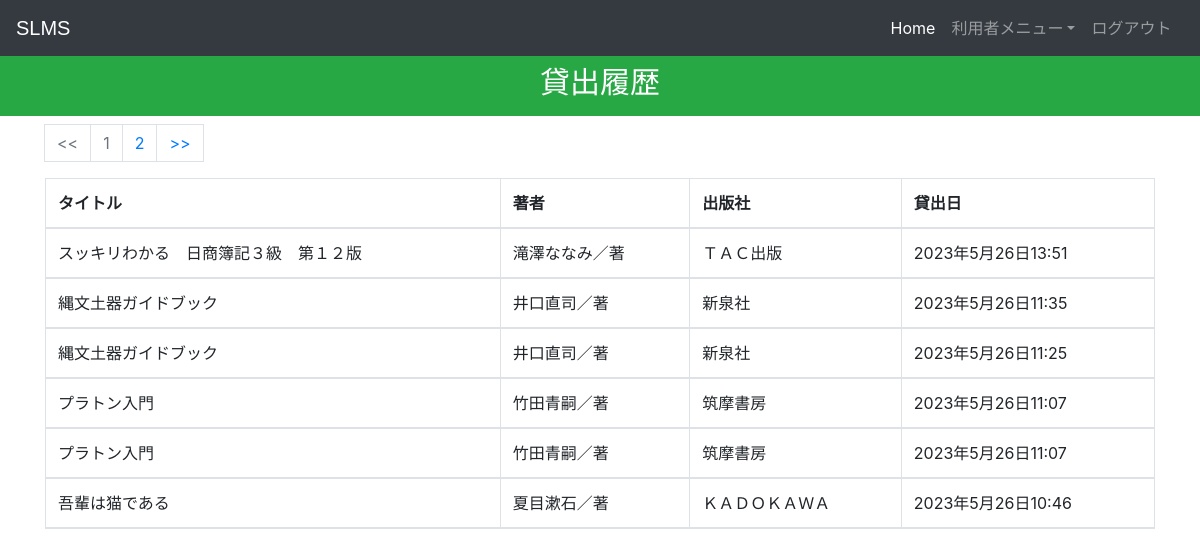
Screenshot of /bookhistory (signed in) with the database file from the repository.
### books/models.py (models this page shows, shortened)
class BookHistory(models.Model):
    user = models.ForeignKey(User, on_delete=models.CASCADE)
    book = models.ForeignKey(Book, on_delete=models.CASCADE)
    created_at = models.DateTimeField(auto_now_add=True)

class Book(models.Model):
    catchoice = [
        ('総記', '総記'),
        ('哲学', '哲学'),
        ('歴史', '歴史'),
        ('社会科学', '社会科学'),
        ('自然科学', '自然科学'),
        ('技術・工学', '技術・工学'),
        ('産業', '産業'),
        ('芸術・美術', '芸術・美術'),
        ('言語', '言語'),
        ('文学','文学')
        ]
    isbn=models.PositiveIntegerField()
    name=models.CharField(max_length=30)
    author=models.CharField(max_length=40)
    category=models.CharField(max_length=30,choices=catchoice,default='総記')
    publisher=models.CharField(max_length=60)
    publisheddate=models.DateField()
    image=models.ImageField(upload_to='image/')
    version=models.CharField(max_length=30)
    place=models.CharField(max_length=40)

### books/views.py (the view)
# urls.py: path('bookhistory', views.bookhistory, name='bookhistory'),
@login_required(login_url='studentlogin')
def bookhistory(request):
    user = request.user.id
    historybook=models.BookHistory.objects.filter(user=user).order_by('-id')
    pagenator = Paginator(historybook, 6)
    page = request.GET.get('page', 1)
    try:
        pages = pagenator.page(page)
    except PageNotAnInteger:
        pages = pagenator.page(1)
    except EmptyPage:
        pages = pagenator.page(1)
    return render(request, 'books/bookhistory.html', {'pages':pages})

### templates/books/bookhistory.html (shortened to what this page needs)
<!DOCTYPE html>
<html lang="ja" dir="ltr">
  <head>
  </head>
  <body>
  {% include "books/navbarstudent.html" %}<br><br>
  <h3 class="p-3 mb-2 bg-success text-white" style = 'font-size: 30px;text-align:center;'>貸出履歴</h3>
  <div class="container">
    <table class="table table-hover table-condensed table-striped table-bordered">
      <thead>
      <tr>
      <th>タイトル</th>
      <th>著者</th>
      <th>出版社</th>
      <th>貸出日</th>
      </tr>
      {% for i in pages %}
      <tr>
        <td>{{ i.book.name }}</td>
        <td>{{ i.book.author }}</td>
        <td>{{ i.book.publisher }}</td>
        <td>{{ i.created_at }}</td>
      </tr>
      {% endfor %}
      {% if pages.has_other_pages %}
         <nav aria-label="Page navigation example">
             <ul class="pagination">
              {% if pages.has_previous %}
                 <li><a class="page-link text-primary d-inline-block" href="?page={{ pages.previous_page_number }}"><<</a></li>
              {% else %}
                 <li class="disabled"><div class="page-link text-secondary d-inline-block disabled" href="#"><<</div> </li>
              {% endif %}
              {% for page_num in pages.paginator.page_range %}
                      {% if page_num %}
                         {% if page_num == pages.number %}
                            <li class="disabled"><div class="page-link text-secondary d-inline-block disabled" href="#">{{ page_num }}</div></li>
                         {% else %}
                            <li><a class="page-link text-primary d-inline-block" href="?page={{ page_num }}">{{ page_num }}</a></li>
                         {% endif %}
                      {% else %}
                         <li class="disabled"><a class="page-link text-secondary d-inline-block text-muted" href="#">・・・</a></li>
                      {% endif %}
              {% endfor %}
              {% if pages.has_next %}
                 <li><a class="page-link text-primary d-inline-block" href="?page={{ pages.next_page_number }}">>></a></li>
              {% else %}
                 <li class="disabled"><div class="page-link text-secondary d-inline-block disabled" href="#">>></div></li>
              {% endif %}
             </ul>
         </nav>
        {% endif %}
      </thead>
    </table>
  </div>
  {% include "books/footer.html" %}
</body>
</html>

### templates/books/navbarstudent.html (shortened to what this page needs)
<!DOCTYPE html>
{% load static %}
<html lang="ja">
<head>
<link rel="stylesheet" href="https://stackpath.bootstrapcdn.com/bootstrap/4.3.1/css/bootstrap.min.css">
<link rel="stylesheet" href="https://maxcdn.bootstrapcdn.com/font-awesome/4.7.0/css/font-awesome.min.css">
</head>
<body>
<div class="bs-example">
    <nav class="navbar navbar-expand-md bg-dark navbar-dark fixed-top">
        <a href="/" class="navbar-brand">SLMS</a>
        <div class="collapse navbar-collapse justify-content-between" id="navbarCollapse">
            <div class="navbar-nav">
                <a href="/" class="nav-item nav-link active">Home</a>
                <div class="nav-item dropdown">
                  <a href="#" class="nav-link dropdown-toggle" data-toggle="dropdown">利用者メニュー</a>
                </div>
                <a href="logout" class="nav-item nav-link">ログアウト</a> &nbsp
            </div>
        </div>
    </nav>
</div>
</body>
</html>

### templates/books/footer.html (shortened to what this page needs)
<!DOCTYPE html>
<html>
<head>
</head>
</html>

### templates/books/navbarstudent.html (style rules this page uses)
.bs-example { margin: 0px; }
.navbar-brand { font-size: 20px; font-family: sans-serif; }

### rows the page displays
BookHistory: book.name "スッキリわかる 日商簿記３級 第１２版", book.author "滝澤ななみ／著", book.publisher "ＴＡＣ出版", created_at "2023年5月26日13:51"
BookHistory: book.name "縄文土器ガイドブック", book.author "井口直司／著", book.publisher "新泉社", created_at "2023年5月26日11:35"
BookHistory: book.name "縄文土器ガイドブック", book.author "井口直司／著", book.publisher "新泉社", created_at "2023年5月26日11:25"
BookHistory: book.name "プラトン入門", book.author "竹田青嗣／著", book.publisher "筑摩書房", created_at "2023年5月26日11:07"
BookHistory: book.name "プラトン入門", book.author "竹田青嗣／著", book.publisher "筑摩書房", created_at "2023年5月26日11:07"
BookHistory: book.name "吾輩は猫である", book.author "夏目漱石／著", book.publisher "ＫＡＤＯＫＡＷＡ", created_at "2023年5月26日10:46"

### other values shown
{{ page_num }} "1"
{{ page_num }} "2"
